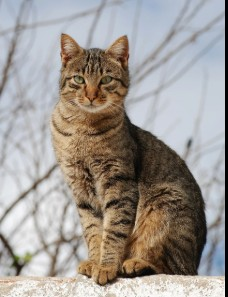
#> input picture opencv_fundamentals/photos/cat.jpg, 228 x 297 px, found by its file name
$ python histogram_computation.py
#> lines starting #> are read from the running program, lines starting #| are printed output that depends on the picture; after the words box and inside, x2 and y2 are one past the last pixel; in counts of white or black regions, pixels touching at a corner belong together
import cv2 as cv
import matplotlib.pyplot as plt
import numpy as np

#enumerate(), bir döngüde o anki elemanın hem indeks hem de listedeki değerini aynı anda almamızı sağlar

img = cv.imread('opencv_fundamentals/photos/cat.jpg')
#> img is the input picture: shape (297, 228, 3); mean B, G, R 146.5, 151.9, 158.2
gray = cv.cvtColor(img, cv.COLOR_BGR2GRAY)
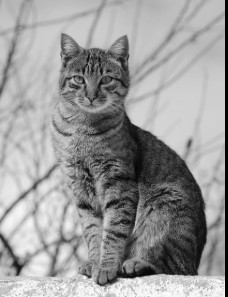
#> gray: shape (297, 228); min 0, max 255, mean 153.2
blank = np.zeros(img.shape[:2], dtype="uint8")
mask = cv.circle(blank, (img.shape[1]//2, img.shape[0]//2), 50, 255, -1)
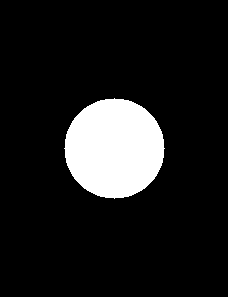
#> blank: shape (297, 228); 11.6% white; 1 white region, box (x1, y1, x2, y2) and area: (64, 98, 165, 199) 7845
bitwise_and = cv.bitwise_and(gray, gray, mask=mask)
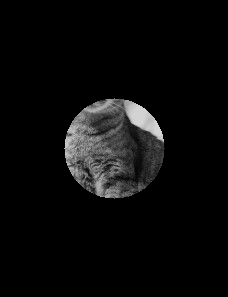
#> bitwise_and: shape (297, 228); min 0, max 217, mean 10.7

# cv.calcHist([resim], [kanal_indeksi], maske, [kutu_sayisi], [deger_araligi])
# Görüntünün ışık/renk çetelesini çıkarır. Renk kanalları: B(0), G(1), R(2). Maske yoksa 'None' yazılır.
gray_hist = cv.calcHist([gray], [0], bitwise_and, [256], [0,256])
#> gray_hist = 256 values, max 104 at index 211, min 0 at index 0, mean 30.64

colors = ("b", "g", "r")
for i,col in enumerate(colors):
    hist = cv.calcHist([img], [i], mask, [256], [0,256])
    plt.plot(hist, color=col)
    plt.xlim([0,256])

plt.show()
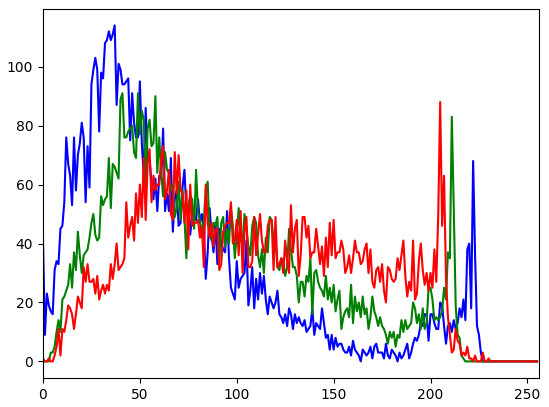
#> figure drawn by matplotlib, 1 panel; curve peaks at x = 37, y = 114; curve peaks at x = 41, y = 91; curve peaks at x = 205, y = 88

cv.imshow("mask", mask)
plt.figure()
plt.title("gray scale histogram")
plt.xlabel("bins")
plt.ylabel("# of pixels")
plt.plot(gray_hist)
plt.show()
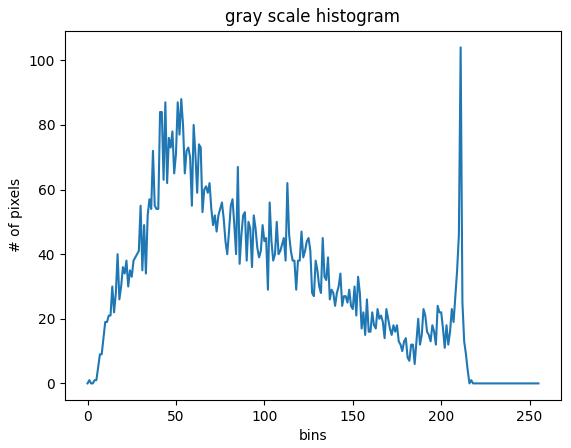
#> figure drawn by matplotlib, 1 panel; curve peaks at x = 211, y = 104


cv.imshow("Cat",img)
cv.waitKey(0)
